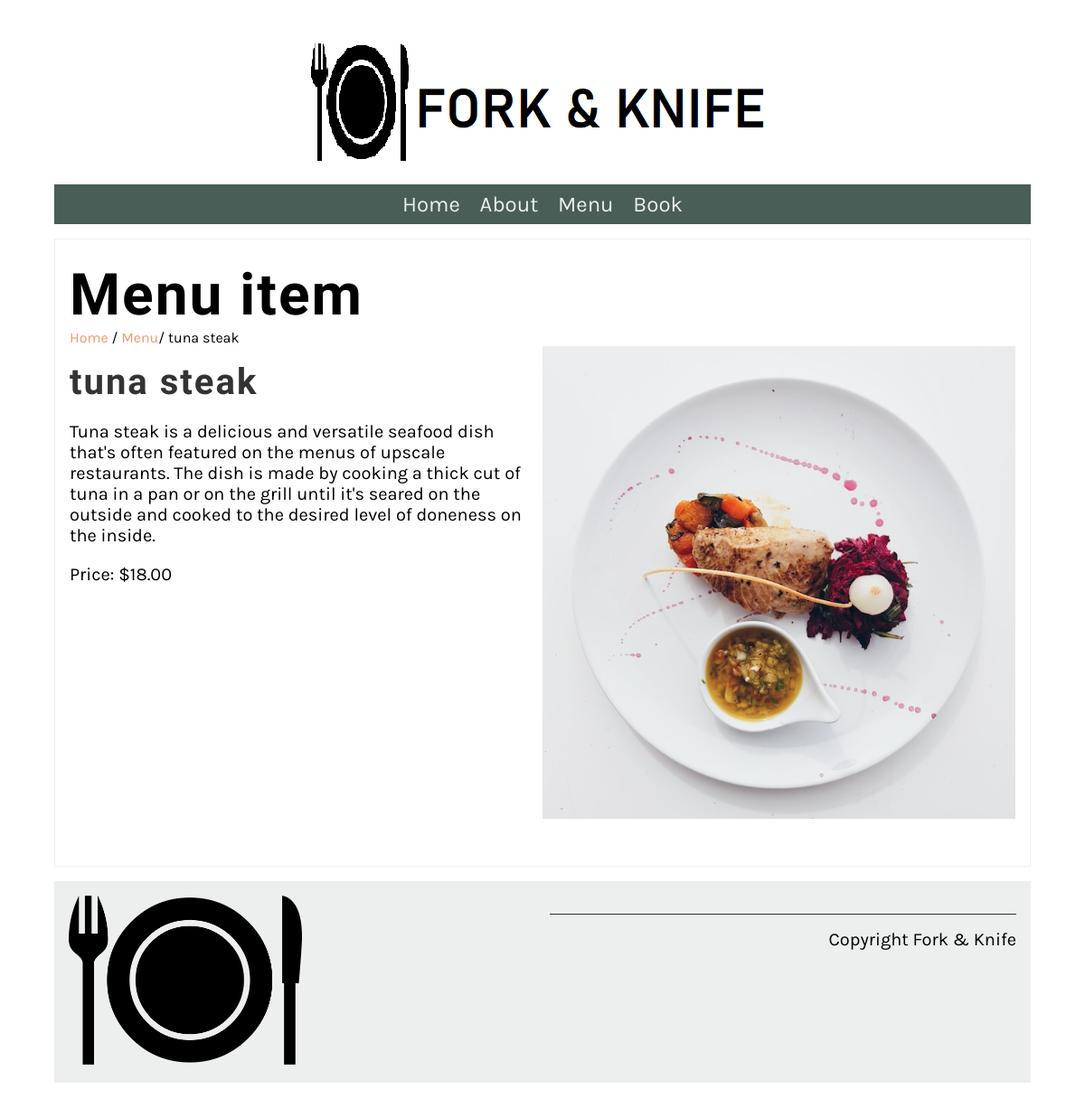
/menu_item/4, run on the app's committed database.
### app_my_restaurant/models.py (models this page shows, shortened)
class Menu(models.Model):
   name = models.CharField(max_length=200)
   price = models.IntegerField()
   description = models.TextField(max_length=1000, default='')

### app_my_restaurant/views.py (the view)
# urls.py: path('menu_item/<int:pk>', views.display_menu_item, name='menu_item'),
def display_menu_item(request: HttpRequest, pk: int) -> HttpResponse:
    if pk:
        menu_item = Menu.objects.get(pk=pk)
    else:
        menu_item = ''
    return render(request,'app_my_restaurant/menu_item.html', {"menu_item":menu_item})

### app_my_restaurant/templates/app_my_restaurant/menu_item.html
{% extends 'app_my_restaurant/base.html' %}
{% load static %}
{% block content %}
<section>
    <article>
        <h1>Menu item</h1>
        <span>
            <a href="{% url 'app_my_restaurant:home' %}">Home</a> /
            <a href="{% url 'app_my_restaurant:menu' %}">Menu</a>/
            {{menu_item.name}}
        </span>
        <div class="row">
            <div class="column">
                <h2>
                    {{menu_item.name}}
                </h2>
                <p>
                    {{menu_item.description}}
                </p>
                <p>
                    Price: ${{menu_item.price}}.00
                </p>
            </div>
            <div class="column">
                <img src="{% static 'app_my_restaurant/img/menu_items/' %}{{ menu_item.name }}.jpg" alt="{{ menu_item.name}}" />
            </div>
        </div>
    </article>
</section>
{% endblock %}

### app_my_restaurant/static/app_my_restaurant/css/style.css (style rules this page uses)
body { font-family: 'Karla', sans-serif; margin-top: 3rem; margin-bottom: 3rem; margin-left: 5%; margin-right: 5%; }
h1, h2, h3, h4, h5, h6 { font-family: 'Markazi Text', serif; letter-spacing: 2px;; }
h1 { font-size: 4rem; margin-top: 1.5rem; margin-bottom: 0; }
h2 { font-size: 2.5rem; color: #333333; margin:1rem 0; }
p, ul { font-size: 1.25rem;; }
a { color: #EE9972; text-decoration: none; }
section { display: flex; gap: 2rem 1rem; margin-top: 1rem; margin-bottom: 1rem; flex-direction: row; }
article { flex:1; }
article img { max-width: 100%; }
main article { border: 1px solid #EDEFEE; padding-left: 1rem; padding-right: 1rem; }
.row { display: flex; flex-direction: row; width: 100%; padding-bottom: 1rem; }
.column { flex-basis: 50%; margin-bottom: 1rem; padding-bottom: 1rem; }

### data on the page
Menu: name "tuna steak", description "Tuna steak is a delicious and versatile seafood dish that's often featured on the menus of upscale restaurants. The dish is made by cooking a thick cut of tuna in a pan or on the grill until it's seared on the outside and cooked to the desired level of doneness on the inside.", price "18", name (picture)
